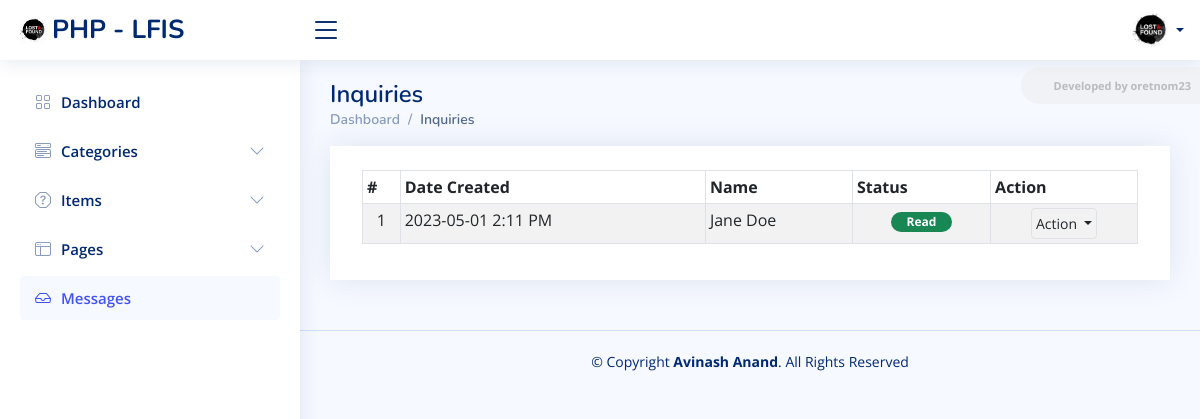
The page /admin?page=inquiries (signed in) on the database its author committed.
### tables this page shows
CREATE TABLE `inquiry_list` (
  `id` bigint(30) NOT NULL,
  `fullname` text NOT NULL,
  `contact` text NOT NULL,
  `email` text NOT NULL,
  `message` text NOT NULL,
  `status` tinyint(1) NOT NULL DEFAULT 0,
  `created_at` datetime NOT NULL DEFAULT current_timestamp(),
  `updated_at` datetime DEFAULT NULL ON UPDATE current_timestamp()
);

### admin/inquiries/index.php (the view, shortened to what this page needs)
<div class="card card-outline rounded-0 card-navy">
	<div class="card-body pt-4">
        <div class="container-fluid">
			<div class="table-responsive">
				<table class="table table-sm table-hover table-striped table-bordered" id="list">
					<thead>
						<tr>
							<th>#</th>
							<th>Date Created</th>
							<th>Name</th>
							<th>Status</th>
							<th>Action</th>
						</tr>
					</thead>
					<tbody>
						<?php
						$i = 1;
						$qry = $conn->query("SELECT * from `inquiry_list` order by `status` asc, abs(unix_timestamp(`created_at`))  desc");
						while($row = $qry->fetch_assoc()):
						?>
							<tr>
								<td class="align-items-center text-center"><?php echo $i++; ?></td>
								<td class="align-items-center"><?php echo date("Y-m-d g:i A",strtotime($row['created_at'])) ?></td>
								<td class="align-items-center"><?= $row['fullname'] ?></td>
								<td class="align-items-center text-center">
									<?php if($row['status'] == 1): ?>
										<span class="badge bg-success px-3 rounded-pill">Read</span>
									<?php else: ?>
										<span class="badge bg-secondary px-3 rounded-pill">Unread</span>
									<?php endif; ?>
								</td>
								<td class="align-items-center" align="center">
									<div class="dropdown">
										<button type="button" class="btn btn-flat p-1 btn-default btn-sm border dropdown-toggle dropdown-icon" data-bs-toggle="dropdown">
												Action
										</button>
									</div>
								</td>
							</tr>
						<?php endwhile; ?>
					</tbody>
				</table>
			</div>
		</div>
	</div>
</div>

### assets/css/style.css (style rules this page uses)
:root { scroll-behavior: smooth; }
body { font-family: "Open Sans", sans-serif; background: #f6f9ff; color: #444444; }
.card { margin-bottom: 30px; border: none; border-radius: 5px; box-shadow: 0px 0 30px rgba(1, 41, 112, 0.1); }
.card-body { padding: 0 20px 20px 20px; }

### assets/css/custom.css (style rules this page uses)
.table-responsive { overflow-x: unset; }

### admin/inquiries/index.php (style rules this page uses)
#list td:nth-child(4), #list td:nth-child(5) { text-align:center !important; }

### rows shown on the page
inquiry_list: created_at "2023-05-01 2:11 PM", fullname "Jane Doe", status "Read"

### other values the page prints
$_settings->info('short_name') "PHP - LFIS"
str_replace(['_', '/'], ' ', ($pageSplit[1] ?? $page)) "Inquiries"
